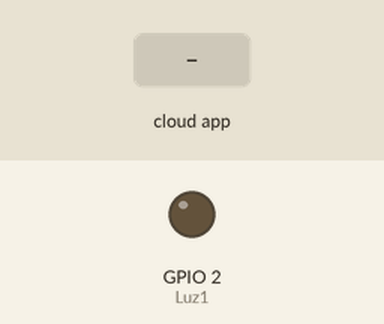
Simulated run of this sketch. Board: ESP8266 (NodeMCU). On the bench: output pins drawn as LEDs (lit = HIGH). The inputs (shaded band) are chosen by the test bench. WiFi joins after 1.5 s; servers stay silent unless stated; what the sketch prints to the serial monitor is not drawn.

Above: at 2.7 s.
2.8 s: the phone or cloud app sets Luz1 to 64
At 3.3 s:
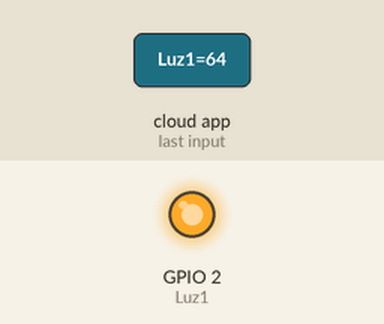
4.3 s: the phone or cloud app sets Luz1 to 0
At 5.5 s:
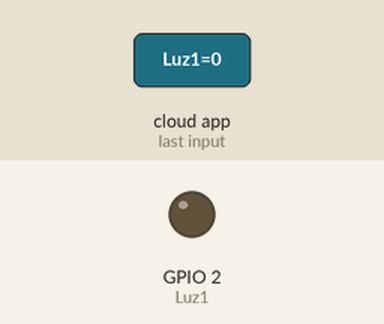
5.8 s: the phone or cloud app sets Luz1 to 128
At 6.7 s:
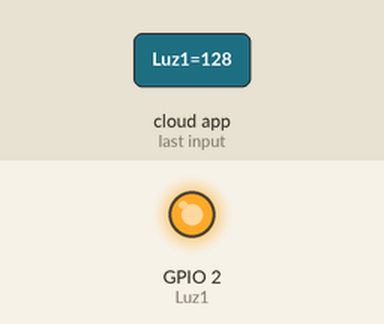
Timing chart, 0 to 8.8 s (numbered marks = the images above; inputs shaded):
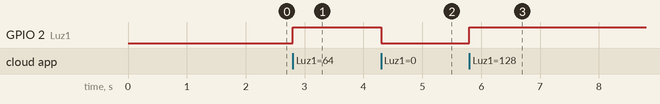

The sketch:

alexaej1.ino
```cpp
#include <ESP8266WiFi.h>

#include <Espalexa.h> // incluimos librería

int Luz1 = 2; // creación de variable LUZ1 para utilizar el pin 2 "D4"

const char* ssid = ".....";  //constante con el nombre del wifi
const char* password = "......";  // constante con el la contraseña del wifi

Espalexa alexa1; // nombre del dispositivo

void FuncionLuz1(uint8_t brightness); // creación de funcion para Luz1

void setup() {
  Serial.begin(115200); // configuramos la velocidad serial
  pinMode(Luz1, OUTPUT); // pin como salida
  digitalWrite(Luz1, 0);  //iniciamos los pines en 0
  ConectarWifi(); // salto a la funcion para contactar el wifi
  alexa1.addDevice("Luz1", FuncionLuz1); // nombramos un dispositivo como Lampara1
  alexa1.begin();  // iniciamos dispositivo general
}

void loop() {// rutina principal
  ConectarWifi(); // verificamos conexión
  alexa1.loop(); // rutina de la librería espalexa
  delay(1); // espera
}

void ConectarWifi() { // funcion para conectar el wifi
  if (WiFi.status() != WL_CONNECTED) {  // si el estado es desconectado
    WiFi.mode(WIFI_STA);  // iniciamos conexión
    WiFi.begin(ssid, password); // utilizamos las constantes de ssid y contraseña
    Serial.println(""); // iniciamos una nueva línea para escritura serial
    Serial.println("Conectando a la red WiFi"); // escribimos que se inicia conexión
    while (WiFi.status() != WL_CONNECTED) {// inicio de bucle hasta el cambio de estado de conexión
      delay(500); // espera necesaria para la conexión
      Serial.print(".");  // se escribe .
    }// fin de bucle
    Serial.print("Conectado a: ");  // indicamos que se realizó la conexión
    Serial.println(ssid); // se escribe el nombre del wifi
    Serial.print("IP address: "); // Se indica la dirección ip
    Serial.println(WiFi.localIP()); //la dirección IP asignada por el router
  }
} // al terminar la conexión retorna

void FuncionLuz1(uint8_t brightness) {// funcion cuando se llama al dispositivo
  Serial.println("Funcion Luz1 ");  // escribimos a que función se llamo

  if (brightness) {// variable de la librería
    digitalWrite(Luz1, 1);  // encendemos
    Serial.println(" Luz1 Encendida "); // escribimos
  }
  else {  // caso contrario
    digitalWrite(Luz1, 0);  // apagamos
    Serial.println(" Luz1 Apagada ");  // escribimos
  }
}
```

Measured:
- after the input at 2.8 s, GPIO 2 (Luz1): LOW → HIGH at once
- after the input at 4.3 s, GPIO 2 (Luz1): HIGH → LOW at once
- after the input at 5.8 s, GPIO 2 (Luz1): LOW → HIGH at once
